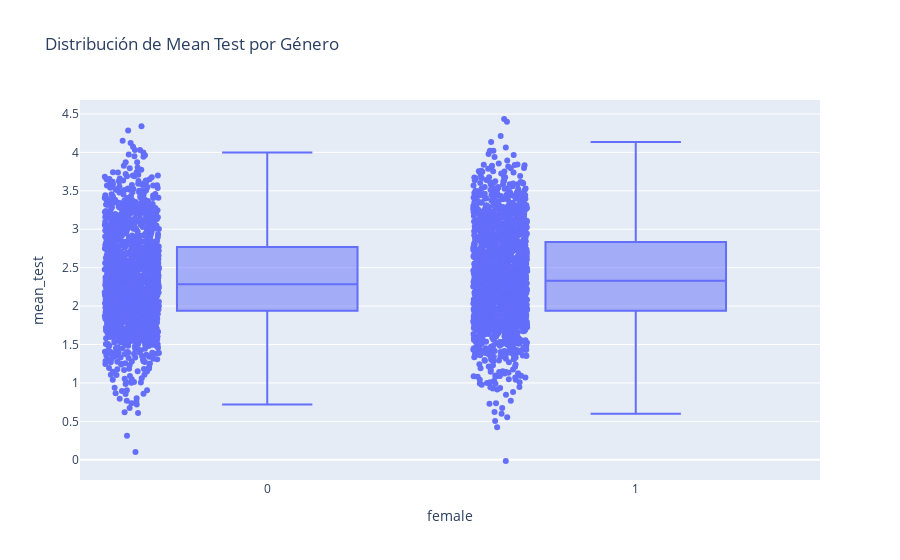

The code cell stored with this chart in its notebook:
### Code cell
px.box(data, x='female', y='mean_test', points="all", 
             title='Distribución de Mean Test por Género')

### Figure 1 — Plotly figure (JSON) as saved in the notebook; plotly's stock layout.template omitted (floating-point values rounded to 4 significant figures; data arrays with more than 128 entries replaced by an {"elided": "..."} marker saying what was removed)
{"data": [{"alignmentgroup": "True", "boxpoints": "all", "hovertemplate": "female=%{x}<br>mean_test=%{y}<extra></extra>", "legendgroup": "", "marker": {"color": "#636efa"}, "name": "", "notched": false, "offsetgroup": "", "orientation": "v", "showlegend": false, "type": "box", "x": {"elided": "3491 int values"}, "x0": " ", "xaxis": "x", "y": {"elided": "3491 float values"}, "y0": " ", "yaxis": "y"}], "layout": {"boxmode": "group", "legend": {"tracegroupgap": 0}, "title": {"text": "Distribución de Mean Test por Género"}, "xaxis": {"anchor": "y", "domain": [0, 1], "title": {"text": "female"}}, "yaxis": {"anchor": "x", "domain": [0, 1], "title": {"text": "mean_test"}}}}
